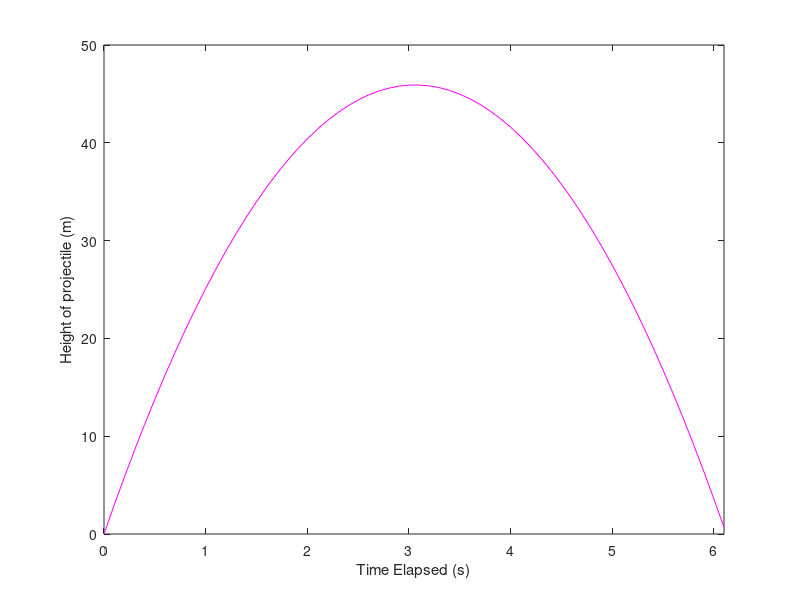

MATLAB code for this plot:
u= 30;
g= 9.8;
deltat= 0.1;
t1= [0:deltat:15];
h1= u*t1 -0.5*g*(t1.^2);

hmax=0; %Initially
tmax=0;

%Loop for Calculating Max Height and Time of Flight
for i= 1:length(h1)
    if hmax<= h1(i)
        hmax=h1(i);
    end
    if ((h1(i)>0 && h1(i+1)<0) || (h1(i)==0))
        tmax= t1(i);
    end
end

%Displaying the Max Height and Max Time Elapsed
disp(hmax);
disp(tmax);

%Initializing Arrays for Submission to be used for PLotting
t= [0:deltat:tmax];
h= u*t -0.5*g*t.^2;

%Plotting Begins
plot(t, h, 'Color', 'magenta');
xlim([0, tmax]);
xlabel("Time Elapsed (s)");
ylabel("Height of projectile (m)");
print("plot2","-dpng");

